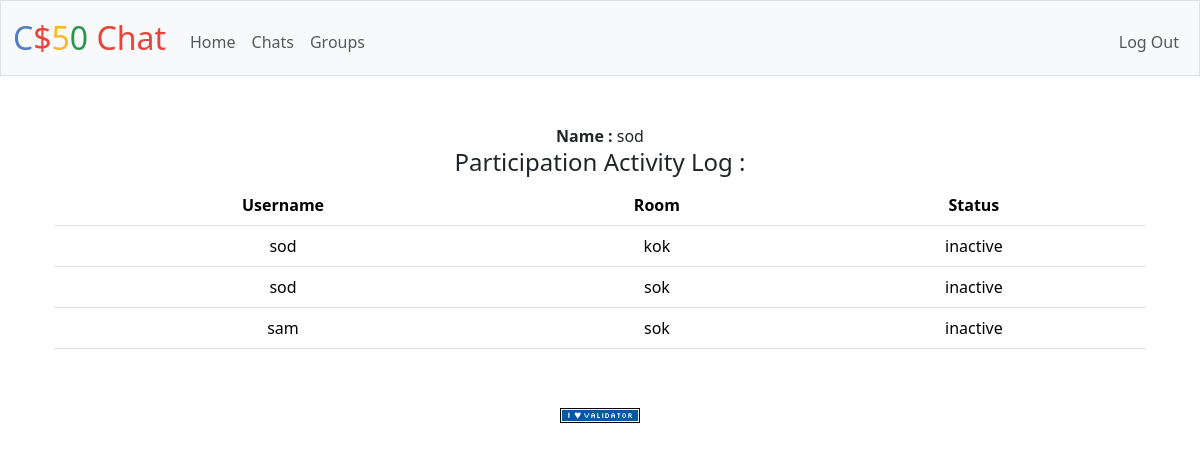
The page / (signed in) on the database its author committed.
### tables this page shows
CREATE TABLE users(
    id INTEGER PRIMARY KEY AUTOINCREMENT,
    name TEXT NOT NULL,
    password TEXT NOT NULL);

CREATE TABLE "info" (
    rid INTEGER NOT NULL ,
    rname TEXT NOT NULL,
username TEXT NOT NULL, status TEXT,id INTEGER PRIMARY KEY AUTOINCREMENT,
user_id INTEGER,
    FOREIGN KEY (user_id) REFERENCES users(id)
);

### app.py (the view)
@app.route('/')
@login_required
def index():
    rows = db.execute(
        "SELECT rname,username,status FROM info WHERE user_id = ? ", session["user_id"]
    )
    detail = db.execute(
        "SELECT name FROM users WHERE id = ? ", session["user_id"]
    )
    name = detail[0]['name']
    return render_template("index.html", name=name, rows=rows)

### app.py (called while the page is built)
@app.after_request
def after_request(response):
    response.headers["Cache-Control"] = "no-cache, no-store, must-revalidate"
    response.headers["Expires"] = 0
    response.headers["Pragma"] = "no-cache"
    return response

### helpers.py (called while the page is built)
def login_required(f):
    @wraps(f)
    def decorated_function(*args, **kwargs):
        if session.get("user_id") is None:
            return redirect("/login")
        return f(*args, **kwargs)
    return decorated_function

### templates/index.html (shortened to what this page needs)
{% extends "layout.html" %}
{% block main %}
<div class="container">
    <strong>Name :</strong> {{name}}
    <h4>Participation Activity Log : </h4>
     <table class = "table my-2">
        <thead>
        <tr>
          <th>Username</th>
          <th>Room</th>
          <th>Status</th>
        </tr>
      </thead>
      <tbody>
        {% for row in rows %}
            <tr>
              <td> {{ row.username }}</td>
              <td> {{ row.rname }}</td>
              <td> {{ row.status }}</td>
            </tr>
        {% endfor %}
      </tbody>
    </table>
</div>
{% endblock %}

### rows shown on the page
users: name "sod"
info: username "sod", rname "kok", status "inactive"
info: username "sod", rname "sok", status "inactive"
info: username "sam", rname "sok", status "inactive"
